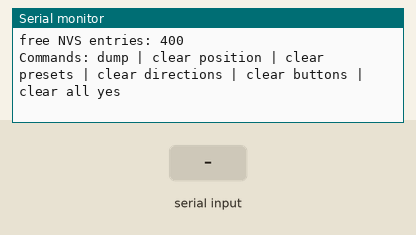
The sketch below on a simulated ESP32. On the bench: the last lines printed to the serial monitor. The test bench sets the inputs (shaded band). EEPROM starts erased.

Above: at 1.5 s.
1.6 s: "P 1\n" received over Serial
At 2.6 s:
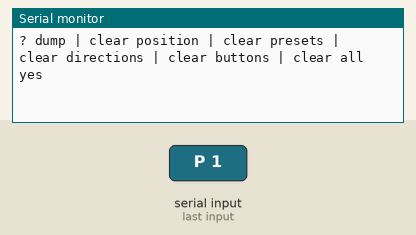
3.1 s: "clear position\n" received over Serial
At 3.8 s:
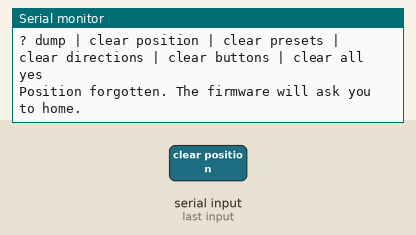
4.6 s: "clear presets\n" received over Serial
At 5.8 s:
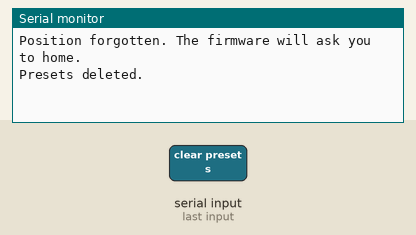
6.1 s: "clear directions\n" received over Serial
At 7.2 s:
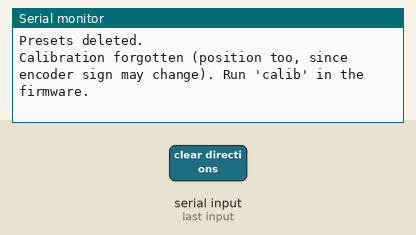
7.6 s: "clear buttons\n" received over Serial
At 8.4 s:
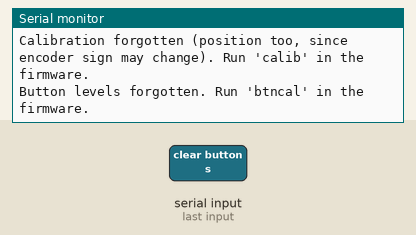
9.1 s: "clear all yes\n" received over Serial
At 9.5 s:
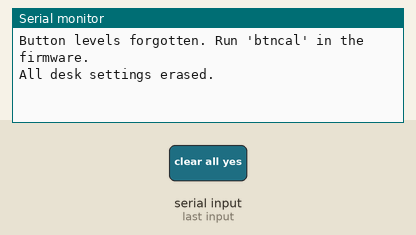

Measured:
- after the input at 1.6 s, the serial monitor: prints a new line at once (image 1)
- after the input at 3.1 s, the serial monitor: prints a new line at once (image 2)
- after the input at 4.6 s, the serial monitor: prints a new line at once (image 3)
- after the input at 6.1 s, the serial monitor: prints a new line at once (image 4)
- after the input at 7.6 s, the serial monitor: prints a new line at once (image 5)
- after the input at 9.1 s, the serial monitor: prints a new line at once (image 6)

The sketch:

test_settings.ino
```cpp
// =====================================================================
//  test_settings  —  view or reset what the firmware keeps in flash
//
//  The firmware stores its settings in the ESP32's NVS, namespace "desk".
//  This sketch reads them (or selectively clears them) without
//  touching any hardware. Flashing it doesn't erase them, so you can go
//  back to the firmware afterwards and everything is still there.
//
//  Serial 115200:
//    dump                 show everything (also runs at boot)
//    clear position       forget the position -> firmware asks to home
//    clear presets        delete presets 1-4
//    clear directions     forget 'calib' results -> back to Config.h
//    clear buttons        forget 'btncal' levels -> back to ideal R-2R
//    clear all yes        erase the whole "desk" namespace
// =====================================================================
#define ENABLE_HOME_ASSISTANT 0
#include <Arduino.h>
#include <Preferences.h>
#include "Config.h"

Preferences prefs;

static String readLine() {
  static String buf;
  while (Serial.available()) {
    char c = Serial.read();
    if (c == '\n' || c == '\r') { if (buf.length()) { String l = buf; buf = ""; return l; } }
    else if (buf.length() < 80) buf += c;
  }
  return "";
}

static void key(char* k, char prefix, int i) { k[0] = prefix; k[1] = '0' + i; k[2] = 0; }

void dump() {
  char k[4];
  Serial.println("--- desk settings in flash ---");
  bool homed = prefs.getBool("homed", false), moving = prefs.getBool("moving", false);
  Serial.printf("homed: %s   moving flag: %s%s\n", prefs.isKey("homed") ? (homed ? "yes" : "no") : "(never saved)",
                moving ? "SET" : "clear", moving ? "  <- power was lost mid-move; firmware will ask to home" : "");
  Serial.print("leg positions:");
  for (int i = 0; i < NUM_LEGS; i++) {
    key(k, 'c', i);
    if (prefs.isKey(k)) { long c = prefs.getInt(k, 0); Serial.printf("  leg %d %ld counts (%.1f mm)", i, c, c / COUNTS_PER_MM); }
    else Serial.printf("  leg %d -", i);
  }
  Serial.println();
  Serial.print("presets:");
  for (int n = 0; n < NUM_PRESETS; n++) {
    key(k, 'p', n);
    float v = prefs.getFloat(k, NAN);
    if (isnan(v)) Serial.printf("  P%d empty", n + 1);
    else Serial.printf("  P%d %.1f mm (desk %.1f cm)", n + 1, v, (v + HEIGHT_OFFSET_MM) / 10.0f);
  }
  Serial.println();
  if (prefs.isKey("mInv")) {
    uint8_t m = prefs.getUChar("mInv", 0), e = prefs.getUChar("eInv", 0);
    Serial.print("directions (from calib):");
    for (int i = 0; i < NUM_LEGS; i++) Serial.printf("  leg %d motor %s enc %s", i, (m >> i) & 1 ? "INV" : "norm", (e >> i) & 1 ? "INV" : "norm");
    Serial.println();
  } else Serial.println("directions: not calibrated (firmware uses Config.h MOTOR_INVERT / ENCODER_INVERT)");
  if (prefs.isKey("b0")) {
    Serial.print("preset-button levels (from btncal):");
    for (int n = 0; n < NUM_PRESETS; n++) { key(k, 'b', n); Serial.printf("  P%d %u mV", n + 1, prefs.getUShort(k, 0)); }
    Serial.println();
  } else Serial.println("preset-button levels: not learned (firmware uses ideal R-2R levels)");
  Serial.printf("free NVS entries: %u\n", (unsigned)prefs.freeEntries());
}

void setup() {
  Serial.begin(115200);
  delay(300);
  Serial.println("\n=== test_settings ===");
  prefs.begin("desk", false);
  dump();
  Serial.println("Commands: dump | clear position | clear presets | clear directions | clear buttons | clear all yes");
}

void loop() {
  String line = readLine();
  if (!line.length()) return;
  char k[4];
  if (line == "dump") dump();
  else if (line == "clear position") {
    for (int i = 0; i < NUM_LEGS; i++) { key(k, 'c', i); prefs.remove(k); }
    prefs.remove("homed"); prefs.remove("moving");
    Serial.println("Position forgotten. The firmware will ask you to home.");
  }
  else if (line == "clear presets") {
    for (int n = 0; n < NUM_PRESETS; n++) { key(k, 'p', n); prefs.remove(k); }
    Serial.println("Presets deleted.");
  }
  else if (line == "clear directions") {
    prefs.remove("mInv"); prefs.remove("eInv");
    for (int i = 0; i < NUM_LEGS; i++) { key(k, 'c', i); prefs.remove(k); }
    prefs.remove("homed");
    Serial.println("Calibration forgotten (position too, since encoder sign may change). Run 'calib' in the firmware.");
  }
  else if (line == "clear buttons") {
    for (int n = 0; n < NUM_PRESETS; n++) { key(k, 'b', n); prefs.remove(k); }
    Serial.println("Button levels forgotten. Run 'btncal' in the firmware.");
  }
  else if (line == "clear all yes") { prefs.clear(); Serial.println("All desk settings erased."); }
  else if (line == "clear all") Serial.println("This erases everything. Type 'clear all yes' to confirm.");
  else Serial.println("? dump | clear position | clear presets | clear directions | clear buttons | clear all yes");
}
```

Source omitted: Config.h (15465 bytes)
